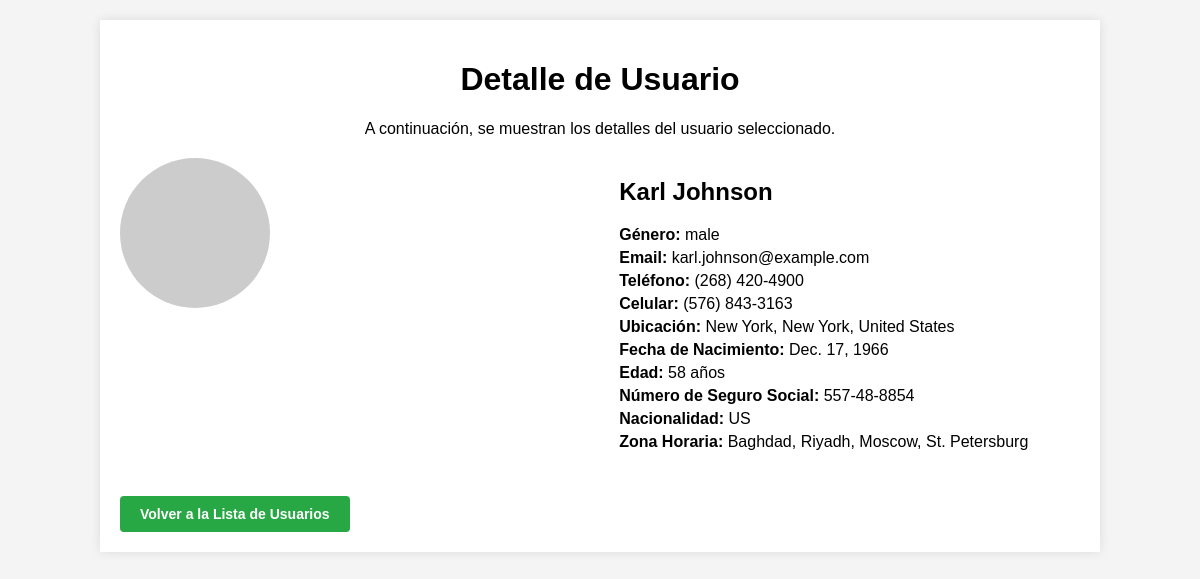
Page /user/4 on the committed database.
### users/models.py (models this page shows, shortened)
class UserProfile(models.Model):
    gender = models.CharField(max_length=10)
    title = models.CharField(max_length=10)
    first_name = models.CharField(max_length=100)
    last_name = models.CharField(max_length=100)
    street_number = models.IntegerField()
    street_name = models.CharField(max_length=100)
    city = models.CharField(max_length=100)
    state = models.CharField(max_length=100)
    country = models.CharField(max_length=100)
    postcode = models.IntegerField()
    latitude = models.DecimalField(max_digits=9, decimal_places=6)
    longitude = models.DecimalField(max_digits=9, decimal_places=6)
    timezone_offset = models.CharField(max_length=10)
    timezone_description = models.CharField(max_length=100)
    email = models.EmailField()
    username = models.CharField(max_length=150)
    password_hash = models.CharField(max_length=255)
    dob = models.DateField()
    age = models.IntegerField()
    phone = models.CharField(max_length=20)
    cell = models.CharField(max_length=20)
    ssn = models.CharField(max_length=20, null=True, blank=True)
    picture_url = models.URLField()
    nationality = models.CharField(max_length=5)

### users/views.py (the view)
# urls.py: path("user/<int:id>", user_detail, name='user_detail'),
def user_detail(request,id):
    user = get_object_or_404(UserProfile,id=id)
    return render(request,"user_detail.html",{"user":user})

### users/templates/user_detail.html (shortened to what this page needs)
<!DOCTYPE html>
<html lang="es">
<head>
</head>
<body>
    <div class="container">
        <div class="header">
            <h1>Detalle de Usuario</h1>
            <p>A continuación, se muestran los detalles del usuario seleccionado.</p>
        </div>
        <div class="user-detail">
            <div>
                <img src="{{ user.picture_url }}" alt="Imagen del Usuario">
            </div>
            <div>
                <h2>{{ user.first_name }} {{ user.last_name }}</h2>
                <p><strong>Género:</strong> {{ user.gender }}</p>
                <p><strong>Email:</strong> {{ user.email }}</p>
                <p><strong>Teléfono:</strong> {{ user.phone }}</p>
                <p><strong>Celular:</strong> {{ user.cell }}</p>
                <p><strong>Ubicación:</strong> {{ user.city }}, {{ user.state }}, {{ user.country }}</p>
                <p><strong>Fecha de Nacimiento:</strong> {{ user.dob }}</p>
                <p><strong>Edad:</strong> {{ user.age }} años</p>
                <p><strong>Número de Seguro Social:</strong> {{ user.ssn }}</p>
                <p><strong>Nacionalidad:</strong> {{ user.nationality }}</p>
                <p><strong>Zona Horaria:</strong> {{ user.timezone_description }}</p>
            </div>
        </div>
        <a href="{% url 'users_list' %}" class="btn-volver">Volver a la Lista de Usuarios</a>
    </div>
</body>
</html>

### users/templates/user_detail.html (style rules this page uses)
body { font-family: Arial, sans-serif; background-color: #f4f4f4; margin: 0; padding: 0; }
.container { width: 80%; margin: 20px auto; padding: 20px; background-color: white; box-shadow: 0 0 10px rgba(0, 0, 0, 0.1); }
.header { text-align: center; margin-bottom: 20px; }
.user-detail { display: flex; justify-content: space-between; margin-bottom: 20px; }
.user-detail div { width: 48%; }
.user-detail img { width: 150px; height: 150px; border-radius: 50%; margin-right: 20px; }
.btn-volver { padding: 10px 20px; font-size: 14px; font-weight: bold; background-color: #28a745; color: white; text-decoration: none; border-radius: 4px; transition: background-color 0.3s; display: inline-block; margin-top: 20px; }
.user-detail p { margin: 5px 0; }

### rows in the picture
UserProfile: first_name "Karl", last_name "Johnson", gender "male", email "karl.johnson@example.com", phone "(268) 420-4900", cell "(576) 843-3163", city "New York", state "New York", country "United States", dob "Dec. 17, 1966", age "58", ssn "557-48-8854", nationality "US", timezone_description "Baghdad, Riyadh, Moscow, St. Petersburg"
